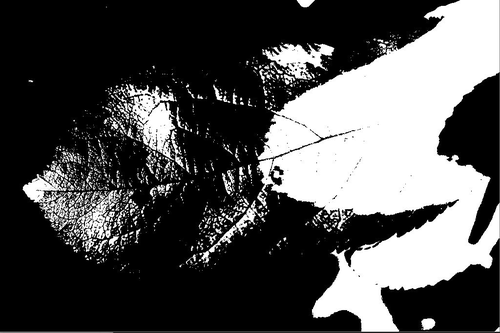
#> input picture Introducao a Visao Computacional/10. Extracao de Caracteristicas/imagemTesteBinariaBMP.bmp, 500 x 333 px, shrunk from 1024 x 683 before the run
$ python extracao_aspecto_cor.py
#> lines starting #> are read from the running program, lines starting #| are printed output that depends on the picture; long printed decimals are rounded
import	cv2
import	statistics


imgBinaria	=	cv2.imread("imagemTesteBinariaBMP.bmp",	0)
#> imgBinaria is the input picture: shape (333, 500); min 0, max 255, mean 79.9
imgTonsDeCinza	=	cv2.imread("imagemTesteCinza.jpg",	0)
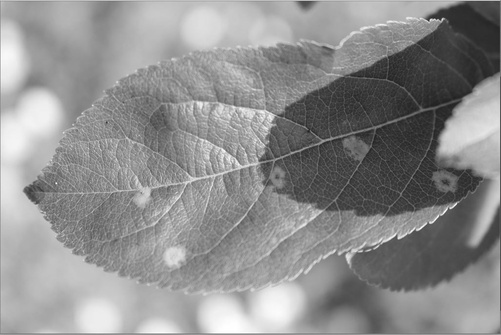
#> input picture Introducao a Visao Computacional/10. Extracao de Caracteristicas/imagemTesteCinza.JPG, 501 x 335 px, shrunk from 1027 x 687 before the run, found by its file name
#> imgTonsDeCinza is the input picture: shape (335, 501); min 32, max 255, mean 142
imgRGB	=	cv2.imread("imagemTeste.jpg")
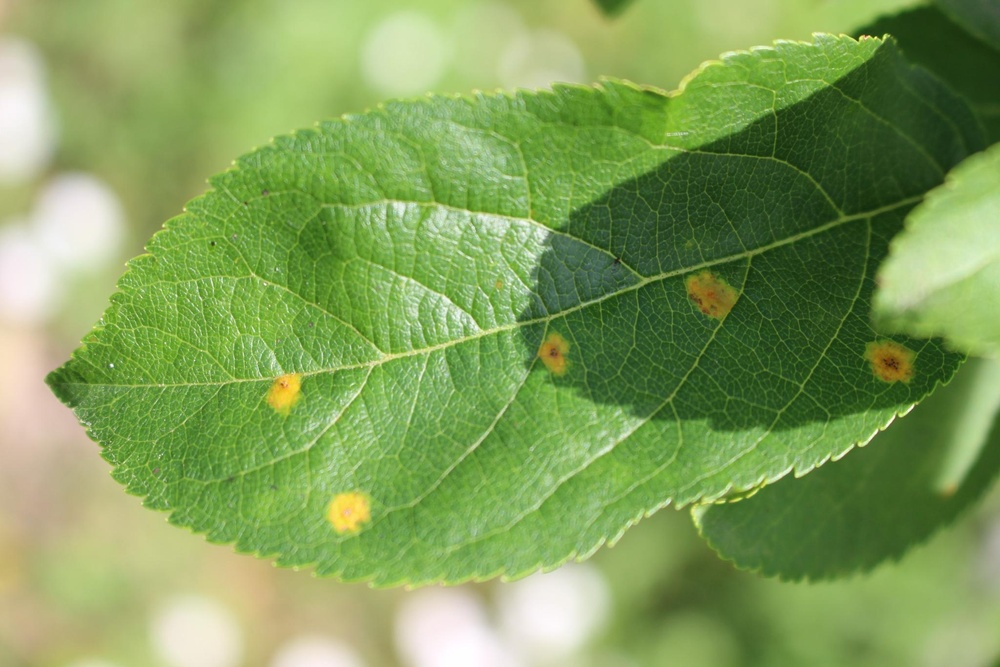
#> input picture Introducao a Visao Computacional/10. Extracao de Caracteristicas/imagemTeste.jpg, 1000 x 667 px, shrunk from 2048 x 1365 before the run
#> imgRGB is the input picture: shape (667, 1000, 3); mean B, G, R 89.7, 158.7, 129.2


#predominancia da cor
rolBinaria	=	imgBinaria.ravel()
rolTonsDeCinza	=	imgTonsDeCinza.ravel()

print(statistics.mode(rolBinaria))
#| 0
print(statistics.mode(rolTonsDeCinza))
#| 144

#media dos pixels da imagem
# a função mean processa até 4 canais de cor
valorMedioRGB	=	cv2.mean(imgRGB)
#> valorMedioRGB = (89.73, 158.7, 129.2, 0)
valorMedioCinza	=	cv2.mean(imgTonsDeCinza)
#> valorMedioCinza = (142, 0, 0, 0)

print(valorMedioRGB)
#| (89.731, 158.665, 129.215, 0.0)
print(valorMedioCinza)
#| (141.986, 0.0, 0.0, 0.0)
